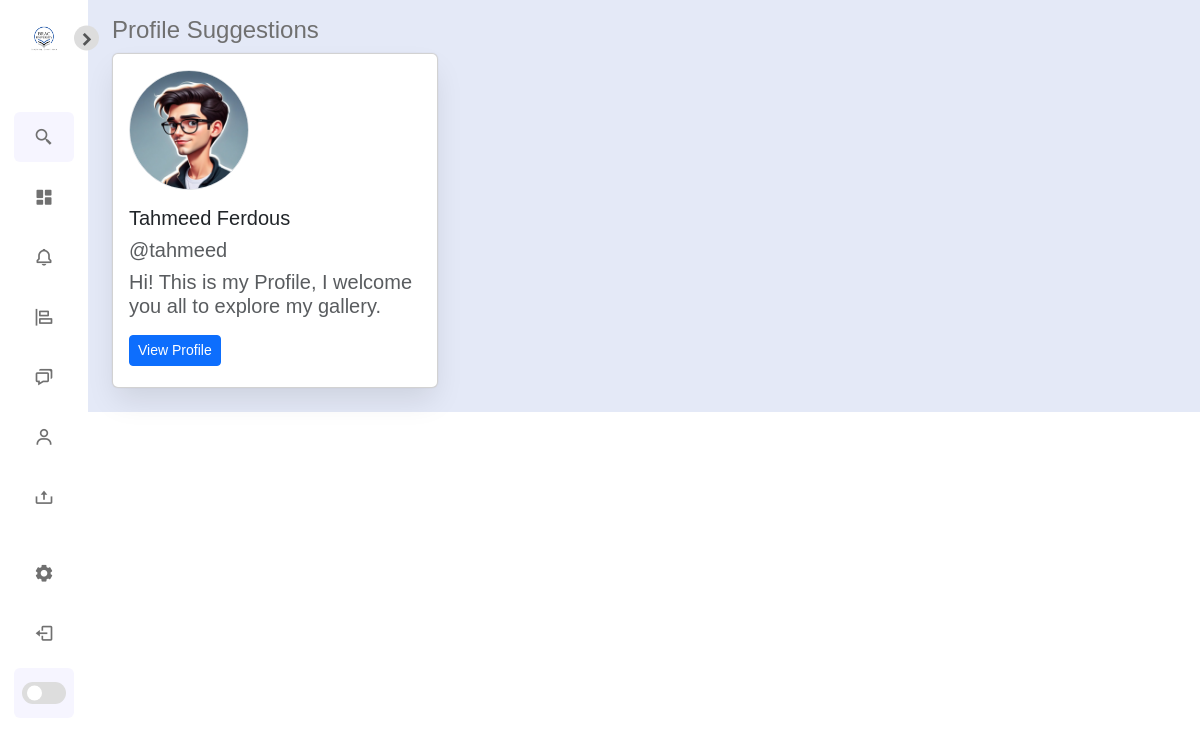
Screenshot of /explore/ (signed in) with the database file from the repository.
### authy/models.py (models this page shows)
class Profile(models.Model):
	user = models.OneToOneField(User, on_delete=models.CASCADE)
	first_name = models.CharField(max_length=50, null=True, blank=True)
	last_name = models.CharField(max_length=50, null=True, blank=True)
	location = models.CharField(max_length=50, null=True, blank=True)
	url = models.CharField(max_length=80, null=True, blank=True)
	profile_info = models.TextField(max_length=150, null=True, blank=True)
	created = models.DateField(auto_now_add=True)
	favorites = models.ManyToManyField(Post)
	picture = models.ImageField(upload_to=user_directory_path, blank=True, null=True, verbose_name='Picture')

### explore/views.py (the view)
# urls.py: path('explore/', include('explore.urls', namespace='explore')),
@login_required
def explore(request):
    user = request.user
    following_profiles = Follow.objects.filter(follower=user)
    followed_users = [friend.following for friend in following_profiles]  # Followed users are in `friend.following`
    followed_user_ids = [user.id for user in followed_users]  # Extract the IDs of followed users
    profile_suggestions = Profile.objects.exclude(user__in=followed_user_ids).exclude(user=user)
    context = {
        'following_profiles': followed_users,
        'profile_suggestions': profile_suggestions,
    }
    return render(request, 'explore/explore.html', context)

### direct/views.py (called while the page is built)
def checkDirects(request):
	directs_count = 0
	if request.user.is_authenticated:
		directs_count = Message.objects.filter(user=request.user, is_read=False).count()
	return {'directs_count':directs_count}

### notifications/views.py (called while the page is built)
def CountNotifications(request):
	count_notifications = 0
	if request.user.is_authenticated:
		count_notifications = Notification.objects.filter(user=request.user, is_seen=False).count()
	return {'count_notifications':count_notifications}

### Config/templates/explore/explore.html (shortened to what this page needs)
{% extends 'base.html' %}
{% load static %}
{% block content %}
<div class="container mt-2">
    <div class="row">
        <div class="col-md-12">
            <section id="profile-suggestions">
                <h4>Profile Suggestions</h4>
                <div class="row">
                    {% if profile_suggestions %}
                    {% for suggestion in profile_suggestions %}
                    <div class="col-md-4 mb-3">
                        <div class="card">
                            <div class="card-body">
                                <div class="profile-img mb-3">
                                    {% if suggestion.picture %}
                                      <img class="rounded-circle img-fluid border" src="{{ suggestion.picture.url }}" alt="Pic" style="width: 120px; height: 120px; object-fit: cover;">
                                    {% else %}
                                    <img class="rounded-circle img-fluid border" src="{% static 'img/person.jpg' %}" alt="Pic" style="width: 120px; height: 120px; object-fit: cover;">
                                    {% endif %}
                                  </div>
                                <h5 class="card-title">{{ suggestion.first_name }} {{ suggestion.last_name }}</h5>
                                <h5 class="card-title text-muted">@{{ suggestion.user }}</h5>
                                <h5 class="card-title text-muted">{{ suggestion.profile_info }}</h5>
                                {% if suggestion.user %}
                                <a href="{% url 'profile' suggestion.user %}" class="btn btn-primary btn-sm">View Profile</a>
                                {% endif %}
                            </div>
                        </div>
                    </div>
                    {% endfor %}
                    {% else %}
                    <p>No more profile suggestions available.</p>
                    {% endif %}
                </div>
            </section>
        </div>
    </div>
</div>
{% endblock %}

### Config/static/css/style1.css (style rules this page uses)
* { font-family: sans-serif; margin: 0; padding: 0; box-sizing: border-box; }
:root { --body-color: #E4E9F7; --sidebar-color: #FFF; --primary-color: #5d5c5e; --primary-color-light: #F6F5FF; --toggle-color: #DDD; --text-color: #707070; --tran-02: all 0.2s ease; --tran-03: all 0.3s ease; --tran-04: all 0.4s ease; --tran-05: all 0.5s ease; }
body { height: 100vh; background: var(--body-color); transition: var(--tran-02); }
body { overflow-x: hidden; }

### rows the page displays
Profile: picture (picture), first_name "Tahmeed", last_name "Ferdous", user "tahmeed", profile_info "Hi! This is my Profile, I welcome you all to explore my gallery.", shows "View Profile"
